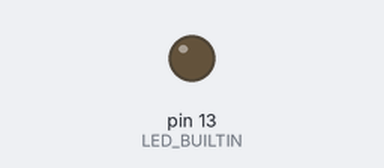
Bench run of a sketch on a simulated Arduino Uno, built with avr-gcc and run on an emulated ATmega328P. On the bench: output pins drawn as LEDs (lit = HIGH).

Above: at 1.1 s.
At 22.1 s:
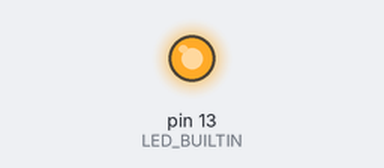
Timing chart, 0 to 23.6 s (numbered marks = the images above):
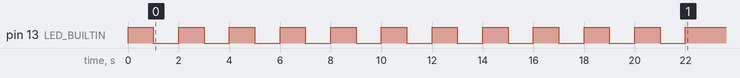

The sketch:

sketch_jan21b.ino
```cpp
void setup() {
  // initialize digital pin LED_BUILTIN as an output.
  pinMode(LED_BUILTIN, OUTPUT);
  int timesToBlink = 1;

  timesToBlink = timesToBlink + 2 * 4;

  if (timesToBlink > 4) {
    digitalWrite(LED_BUILTIN, HIGH);  // turn the LED on (HIGH is the voltage level)
  delay(1000);                      // wait for a second
  digitalWrite(LED_BUILTIN, LOW);   // turn the LED off by making the voltage LOW
  delay(1000);
  }

  for (int i = 0; i <= timesToBlink; i++) {
    digitalWrite(LED_BUILTIN, HIGH);  // turn the LED on (HIGH is the voltage level)
  delay(1000);                      // wait for a second
  digitalWrite(LED_BUILTIN, LOW);   // turn the LED off by making the voltage LOW
  delay(1000);
  }

      while (timesToBlink < 0) {
        digitalWrite(LED_BUILTIN, HIGH);  // turn the LED on (HIGH is the voltage level)
        delay(1000);                      // wait for a second
        digitalWrite(LED_BUILTIN, LOW);   // turn the LED off by making the voltage LOW
        delay(1000);

        timesToBlink++;
      }

    digitalWrite(LED_BUILTIN, HIGH);


  pinMode(LED_BUILTIN, OUTPUT);
}

// the loop function runs over and over again forever
void loop() {
                  // wait for a second
}
```
